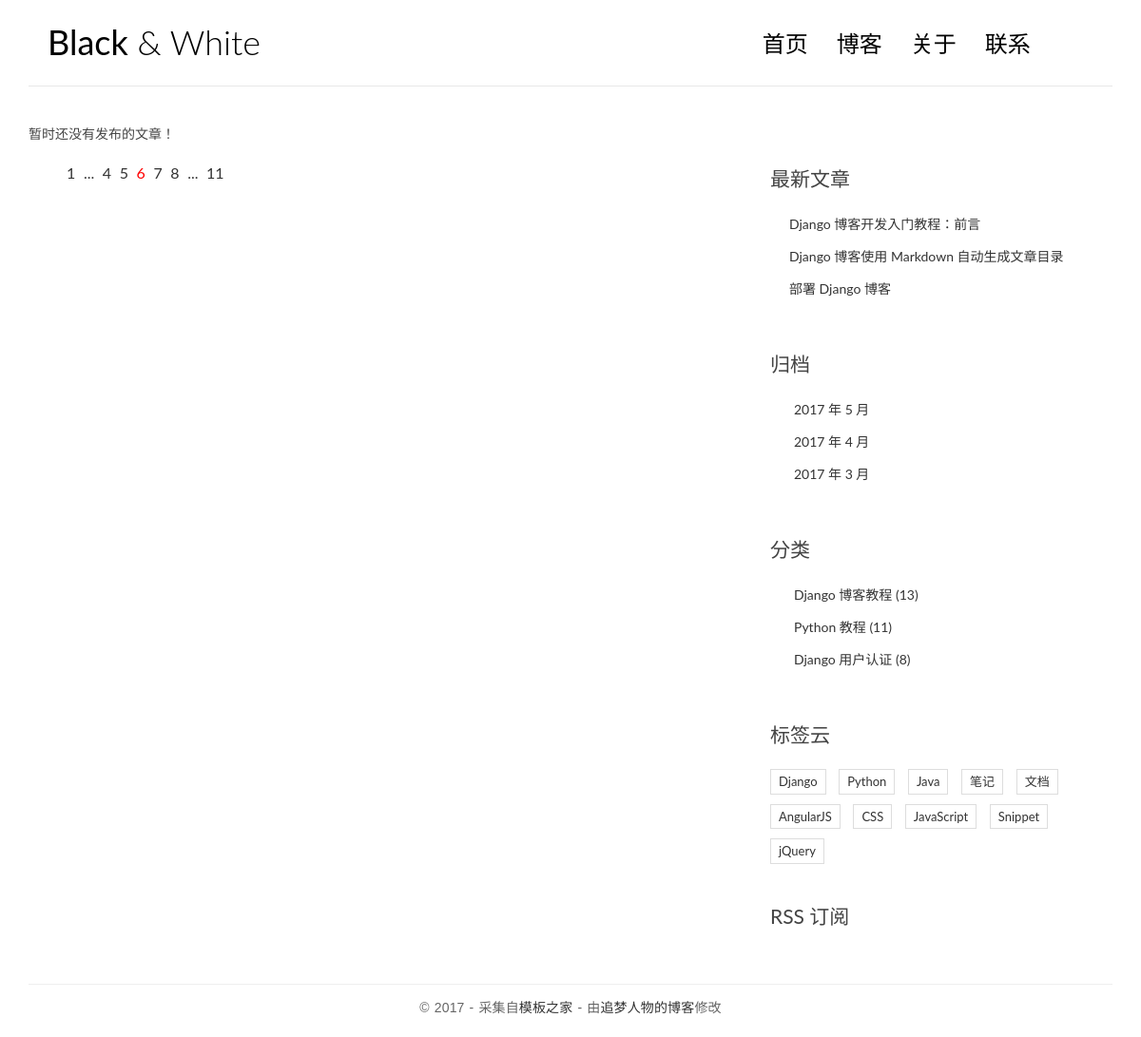
/, run on an earlier commit of the app's database.
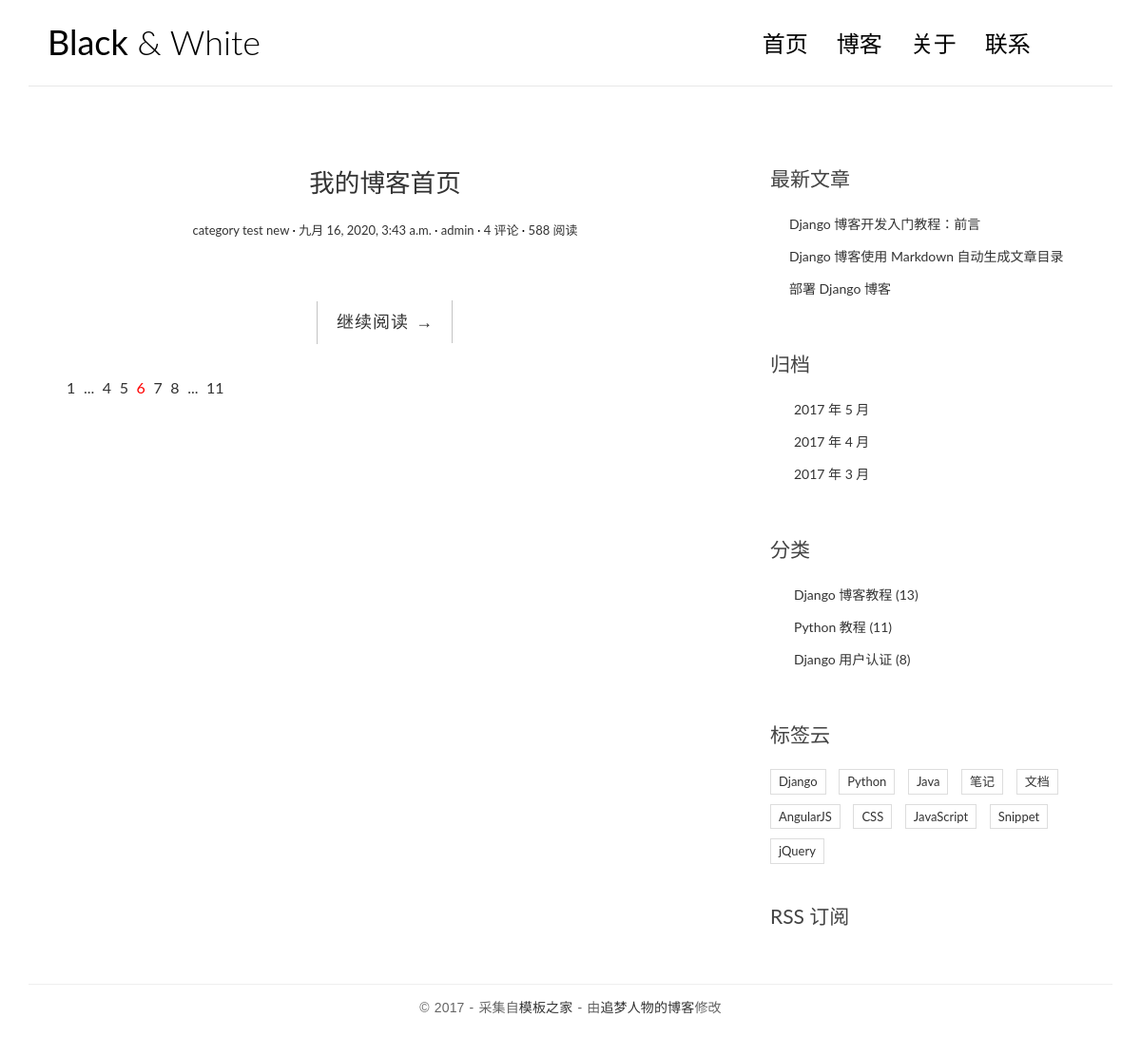
And on a later commit of the database.
### web/models.py (models this page shows, shortened)
class Post(models.Model):
    title = models.CharField('标题', max_length=70)
    body = models.TextField('正文')
    created_time = models.DateTimeField('创建时间', default=timezone.now)
    modified_time = models.DateTimeField('修改时间')
    excerpt = models.CharField('摘要', max_length=200, blank=True)
    category = models.ForeignKey(Category, verbose_name='分类', on_delete=models.CASCADE)
    tags = models.ManyToManyField(Tag, verbose_name='标签', blank=True)
    author = models.ForeignKey(User, verbose_name='作者', on_delete=models.CASCADE)
    class Meta:
        verbose_name = '文章'
        verbose_name_plural = verbose_name

class Category(models.Model):
    name = models.CharField(max_length=100)
    class Meta:
        verbose_name = '分类'
        verbose_name_plural = verbose_name

### web/views.py (the view)
# urls.py: path('', views.index, name='index'),
def index(request):
    post_list = Post.objects.all().order_by('-created_time')
    return render(request, 'blog/index.html', context={
        'title': '我的博客首页',
        'welcome': '欢迎访问我的博客首页',
        'post_list': post_list
    })

### templates/blog/index.html (shortened to what the changed rows need)
{% load static %}
<!DOCTYPE html>
<html>
<head>
    <link rel="stylesheet" href="{% static 'blog/css/bootstrap.min.css' %}">
    <link rel="stylesheet" href="http://code.ionicframework.com/ionicons/2.0.1/css/ionicons.min.css">
    <link rel="stylesheet" href="{% static 'blog/css/pace.css' %}">
    <link rel="stylesheet" href="{% static 'blog/css/custom.css' %}">
</head>
<body>
<div class="container">
    <header id="site-header">
        <div class="row">
            <div class="col-md-4 col-sm-5 col-xs-8">
                <div class="logo">
                    <h1><a href="index.html"><b>Black</b> &amp; White</a></h1>
                </div>
            </div>
        </div>
    </header>
</div>
<div class="content-body">
    <div class="container">
        <div class="row">
            <main class="col-md-8">
                {% for post in post_list %}
                    <article class="post post-{{ post.pk }}">
                        <header class="entry-header">
                            <h1 class="entry-title">
                                <a href="single.html">{{ title }}</a>
                            </h1>
                            <div class="entry-meta">
                                <span class="post-category"><a href="#">{{ post.category.name }}</a></span>
                                <span class="post-date"><a href="#"><time class="entry-date"
                                                                          datetime="{{ post.created_time }}">{{ post.created_time }}</time></a></span>
                                <span class="post-author"><a href="#">{{ post.author }}</a></span>
                                <span class="comments-link"><a href="#">4 评论</a></span>
                                <span class="views-count"><a href="#">588 阅读</a></span>
                            </div>
                        </header>
                        <div class="entry-content clearfix">
                            <div class="read-more cl-effect-14">
                                <a href="#" class="more-link">继续阅读 <span class="meta-nav">→</span></a>
                            </div>
                        </div>
                    </article>
                {% empty %}
                    <div class="no-post">暂时还没有发布的文章！</div>
                {% endfor %}
                <div class="pagination">
                    <ul>
                    </ul>
                </div>
            </main>
        </div>
    </div>
</div>
</body>
</html>

What changed in the data, as far as the page shows it:
added Post: title "我的博客首页", category.name "category test new", created_time "九月 16, 2020, 3:43 a.m.", author "admin"
Also different on the page:
text no longer shown: "暂时还没有发布的文章！"
